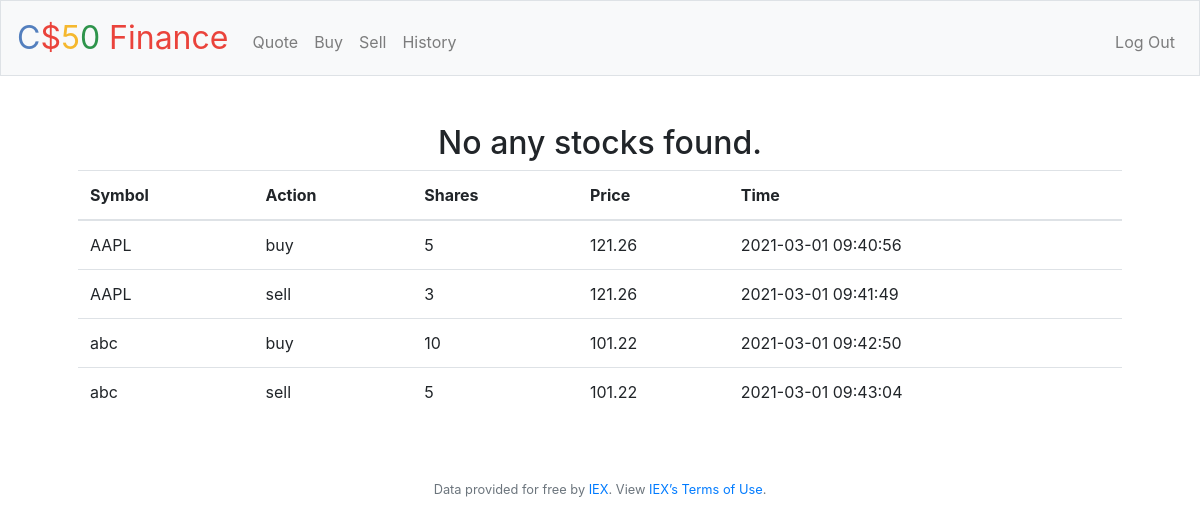
Screenshot of /history (signed in) with the database file from the repository.
### tables this page shows
CREATE TABLE transactions (id INTEGER, symbol TEXT NOT NULL, action TEXT NOT NULL, price NUMERIC NOT NULL, shares INTEGER, datetime DATETIME DEFAULT CURRENT_TIMESTAMP, userId INTEGER, FOREIGN KEY(userId) REFERENCES users(id));

### application.py (the view)
@app.route("/history")
@login_required
def history():
    userId = session["user_id"]
    transData = db.execute("SELECT * FROM transactions WHERE userId = ?", userId)
    return render_template("history.html", data=transData)

### application.py (called while the page is built)
@app.after_request
def after_request(response):
    response.headers["Cache-Control"] = "no-cache, no-store, must-revalidate"
    response.headers["Expires"] = 0
    response.headers["Pragma"] = "no-cache"
    return response

### helpers.py (called while the page is built)
def login_required(f):
    @wraps(f)
    def decorated_function(*args, **kwargs):
        if session.get("user_id") is None:
            return redirect("/login")
        return f(*args, **kwargs)
    return decorated_function

### templates/history.html (shortened to what this page needs)
{% extends "layout.html" %}
{% block main %}
    <h2>No any stocks found.</h2>
    <table class="table table-hover">
        <thead>
            <tr>
                <th>Symbol</th>
                <th>Action</th>
                <th>Shares</th>
                <th>Price</th>
                <th>Time</th>
            </tr>
        </thead>
        <tbody>
            {% for row in data %}
                <tr>
                    <td>{{row.symbol}}</td>
                    <td>{{row.action}}</td>
                    <td>{{row.shares}}</td>
                    <td>{{row.price}}</td>
                    <td>{{row.datetime}}</td>
                </tr>
            {% endfor %}
        </tbody>
    </table>
{% endblock %}

### templates/layout.html (shortened to what this page needs)
<!DOCTYPE html>
<html lang="en">
    <head>
        <link rel="stylesheet" href="https://cdn.jsdelivr.net/npm/bootstrap@4.5.3/dist/css/bootstrap.min.css">
        <link href="/static/styles.css" rel="stylesheet">
    </head>
    <body>
        <nav class="navbar navbar-expand-md navbar-light bg-light border">
            <a class="navbar-brand" href="/"><span class="blue">C</span><span class="red">$</span><span class="yellow">5</span><span class="green">0</span> <span class="red">Finance</span></a>
            <div class="collapse navbar-collapse" id="navbar">
                {% if session.user_id %}
                    <ul class="navbar-nav mr-auto mt-2">
                        <li class="nav-item"><a class="nav-link" href="/quote">Quote</a></li>
                        <li class="nav-item"><a class="nav-link" href="/buy">Buy</a></li>
                        <li class="nav-item"><a class="nav-link" href="/sell">Sell</a></li>
                        <li class="nav-item"><a class="nav-link" href="/history">History</a></li>
                    </ul>
                    <ul class="navbar-nav ml-auto mt-2">
                        <li class="nav-item"><a class="nav-link" href="/logout">Log Out</a></li>
                    </ul>
                {% else %}
                    <ul class="navbar-nav ml-auto mt-2">
                        <li class="nav-item"><a class="nav-link" href="/register">Register</a></li>
                        <li class="nav-item"><a class="nav-link" href="/login">Log In</a></li>
                    </ul>
                {% endif %}
            </div>
        </nav>
        <main class="container p-5">
            {% block main %}{% endblock %}
        </main>
        <footer class="small text-center text-muted">
            Data provided for free by <a href="https://iextrading.com/developer">IEX</a>. View <a href="https://iextrading.com/api-exhibit-a/">IEX’s Terms of Use</a>.
        </footer>
    </body>
</html>

### static/styles.css (style rules this page uses)
nav .navbar-brand { font-size: xx-large; }
nav .navbar-brand .blue { color: #537fbe; }
nav .navbar-brand .red { color: #ea433b; }
nav .navbar-brand .yellow { color: #f5b82e; }
nav .navbar-brand .green { color: #2e944b; }
main { overflow-x: auto; text-align: center; }
table { width: 100%; }
td, th { text-align: left; padding: 8px; }

### rows the page displays
transactions: symbol "AAPL", action "buy", shares "5", price "121.26", datetime "2021-03-01 09:40:56"
transactions: symbol "AAPL", action "sell", shares "3", price "121.26", datetime "2021-03-01 09:41:49"
transactions: symbol "abc", action "buy", shares "10", price "101.22", datetime "2021-03-01 09:42:50"
transactions: symbol "abc", action "sell", shares "5", price "101.22", datetime "2021-03-01 09:43:04"
